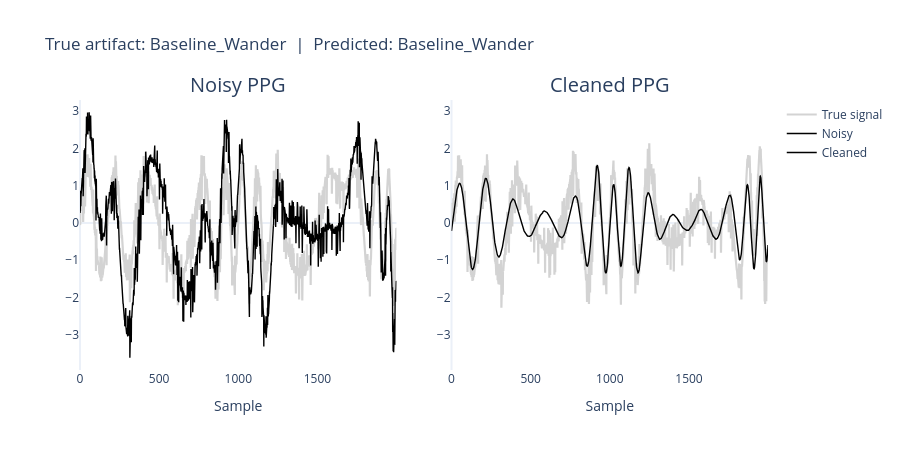

The code cell stored with this chart in its notebook:
### Markdown cell above
## Step 8 -- See it for yourself: Noisy vs. Cleaned

This takes one real test signal, adds a Baseline Wander artifact, runs it through the full
pipeline (classify, then clean), and shows before and after. The demo picks a signal the
model classifies correctly, so you see the cleaning working as designed; if none of the
candidates is classified correctly, it says so.

**Both panels use the SAME vertical scale on purpose.** Letting each panel auto-scale would
hide a real reduction in noise, because a smaller amount of noise can look just as busy if
it fills its own panel. The grey line is the true signal, for comparison.

**Why the cleaned signal will not look like a textbook-perfect smooth wave:** real PPG
signals, even the untouched originals, have small bumps and irregular texture. A glassy
output is only possible by _over_-smoothing, which erases real detail and scores worse in
Step 7.

### Code cell
def find_correctly_classified_demo(candidate_indices, artifact_type="Baseline_Wander", severity=1.0):
    last = None
    for attempt, idx in enumerate(candidate_indices):
        ref = test_clean[idx]
        noisy = INJECTORS[artifact_type](ref, severity=severity, rng=np.random.default_rng(attempt))
        feat = scaler.transform(np.array(extract_sqi_features(noisy)).reshape(1, -1))
        pred = best_model.predict(feat)[0]
        last = (idx, ref, noisy, pred)
        if pred == artifact_type:
            return last, True
    return last, False

demo_true_label = "Baseline_Wander"
(demo_idx, demo_ref, demo_noisy, demo_pred), demo_ok = find_correctly_classified_demo(
    list(range(min(40, len(test_clean)))), artifact_type=demo_true_label)
if not demo_ok:
    print(f"NOTE: none of the first candidates was classified as {demo_true_label}; showing the last one tried "
          f"(predicted: {demo_pred}).")

demo_cleaned = clean_ppg(demo_noisy, demo_pred)
m = min(len(demo_cleaned), len(demo_ref))
demo_ref_truth = minimal_reference(demo_ref)[:m]
demo_noisy_c, demo_ref_c = (demo_noisy - demo_noisy.mean())[:m], (demo_ref - demo_ref.mean())[:m]

y_min = min(demo_noisy_c.min(), demo_cleaned[:m].min(), demo_ref_c.min())
y_max = max(demo_noisy_c.max(), demo_cleaned[:m].max(), demo_ref_c.max())
y_pad = 0.05 * (y_max - y_min)

fig = make_subplots(rows=1, cols=2, subplot_titles=("Noisy PPG", "Cleaned PPG"), horizontal_spacing=0.08)
fig.add_trace(go.Scatter(y=demo_ref_c, mode='lines', line=dict(color='lightgrey', width=2.2), name='True signal'), row=1, col=1)
fig.add_trace(go.Scatter(y=demo_noisy_c, mode='lines', line=dict(color='black', width=1.4), name='Noisy'), row=1, col=1)
fig.add_trace(go.Scatter(y=demo_ref_truth, mode='lines', line=dict(color='lightgrey', width=2.2), showlegend=False), row=1, col=2)
fig.add_trace(go.Scatter(y=demo_cleaned[:m], mode='lines', line=dict(color='black', width=1.4), name='Cleaned'), row=1, col=2)
fig.update_layout(height=450, template="plotly_white", showlegend=True,
                  title_text=f"True artifact: {demo_true_label}  |  Predicted: {demo_pred}")
fig.update_xaxes(title_text="Sample", showgrid=False)
fig.update_yaxes(showgrid=False, range=[y_min - y_pad, y_max + y_pad])
for ann in fig['layout']['annotations']:
    ann['font'] = dict(size=20)
fig.show()

print(f"Correlation to the true signal -- before: {corr(demo_noisy_c, demo_ref_c):.3f}, after: {corr(demo_cleaned[:m], demo_ref_truth):.3f}")
print(f"RMSE to the true signal        -- before: {rmse(demo_noisy_c, demo_ref_c):.3f}, after: {rmse(demo_cleaned[:m], demo_ref_truth):.3f}")
print("(Higher correlation and lower RMSE both mean the cleaned signal is genuinely closer to the truth.)")

### Figure 1 — Plotly figure (JSON) as saved in the notebook; plotly's stock layout.template omitted (floating-point values rounded to 4 significant figures; data arrays with more than 128 entries replaced by an {"elided": "..."} marker saying what was removed)
{"data": [{"line": {"color": "lightgrey", "width": 2.2}, "mode": "lines", "name": "True signal", "type": "scatter", "xaxis": "x", "y": {"elided": "2000 float values"}, "yaxis": "y"}, {"line": {"color": "black", "width": 1.4}, "mode": "lines", "name": "Noisy", "type": "scatter", "xaxis": "x", "y": {"elided": "2000 float values"}, "yaxis": "y"}, {"line": {"color": "lightgrey", "width": 2.2}, "mode": "lines", "showlegend": false, "type": "scatter", "xaxis": "x2", "y": {"elided": "2000 float values"}, "yaxis": "y2"}, {"line": {"color": "black", "width": 1.4}, "mode": "lines", "name": "Cleaned", "type": "scatter", "xaxis": "x2", "y": {"elided": "2000 float values"}, "yaxis": "y2"}], "layout": {"annotations": [{"font": {"size": 20}, "showarrow": false, "text": "Noisy PPG", "x": 0.23, "xanchor": "center", "xref": "paper", "y": 1, "yanchor": "bottom", "yref": "paper"}, {"font": {"size": 20}, "showarrow": false, "text": "Cleaned PPG", "x": 0.77, "xanchor": "center", "xref": "paper", "y": 1, "yanchor": "bottom", "yref": "paper"}], "height": 450, "showlegend": true, "title": {"text": "True artifact: Baseline_Wander  |  Predicted: Baseline_Wander"}, "xaxis": {"anchor": "y", "domain": [0, 0.46], "showgrid": false, "title": {"text": "Sample"}}, "xaxis2": {"anchor": "y2", "domain": [0.54, 1], "showgrid": false, "title": {"text": "Sample"}}, "yaxis": {"anchor": "x", "domain": [0, 1], "range": [-3.949, 3.299], "showgrid": false}, "yaxis2": {"anchor": "x2", "domain": [0, 1], "range": [-3.949, 3.299], "showgrid": false}}}
